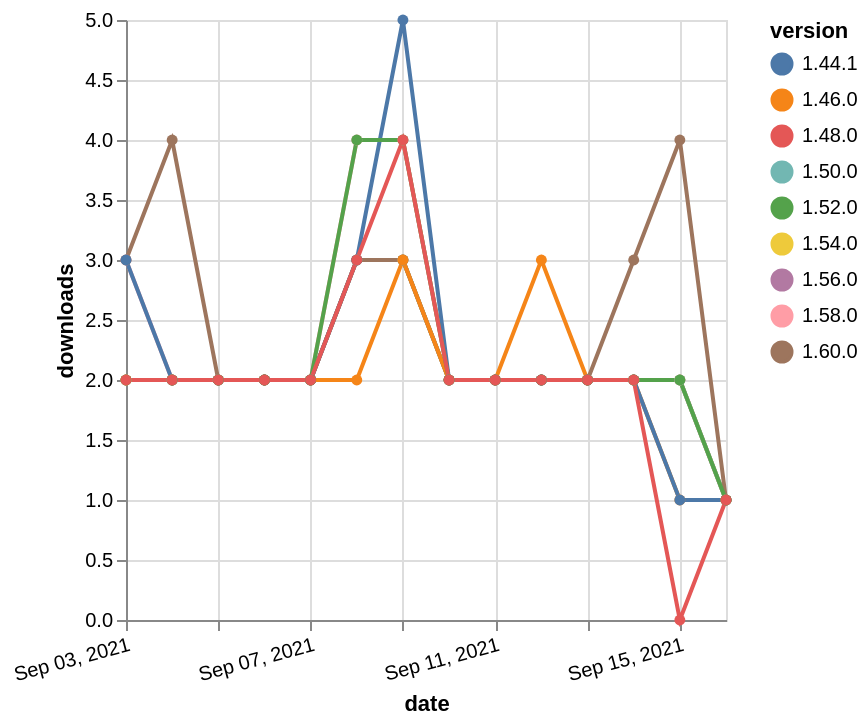

Vega-Lite specification stored for this chart:
### Vega-Lite specification from a JSON file in a GitHub repository (floating-point values rounded to 4 significant figures)
{"$schema": "https://vega.github.io/schema/vega-lite/v5.json", "description": "A simple bar chart with embedded data.", "data": {"values": [{"date": "2021-09-03", "total": 997, "delta": 2, "version": "1.56.0"}, {"date": "2021-09-04", "total": 999, "delta": 2, "version": "1.56.0"}, {"date": "2021-09-05", "total": 1001, "delta": 2, "version": "1.56.0"}, {"date": "2021-09-06", "total": 1003, "delta": 2, "version": "1.56.0"}, {"date": "2021-09-07", "total": 1005, "delta": 2, "version": "1.56.0"}, {"date": "2021-09-08", "total": 1008, "delta": 3, "version": "1.56.0"}, {"date": "2021-09-09", "total": 1011, "delta": 3, "version": "1.56.0"}, {"date": "2021-09-10", "total": 1013, "delta": 2, "version": "1.56.0"}, {"date": "2021-09-11", "total": 1015, "delta": 2, "version": "1.56.0"}, {"date": "2021-09-12", "total": 1017, "delta": 2, "version": "1.56.0"}, {"date": "2021-09-13", "total": 1019, "delta": 2, "version": "1.56.0"}, {"date": "2021-09-14", "total": 1021, "delta": 2, "version": "1.56.0"}, {"date": "2021-09-15", "total": 1023, "delta": 2, "version": "1.56.0"}, {"date": "2021-09-16", "total": 1024, "delta": 1, "version": "1.56.0"}, {"date": "2021-09-03", "total": 1459, "delta": 2, "version": "1.54.0"}, {"date": "2021-09-04", "total": 1461, "delta": 2, "version": "1.54.0"}, {"date": "2021-09-05", "total": 1463, "delta": 2, "version": "1.54.0"}, {"date": "2021-09-06", "total": 1465, "delta": 2, "version": "1.54.0"}, {"date": "2021-09-07", "total": 1467, "delta": 2, "version": "1.54.0"}, {"date": "2021-09-08", "total": 1470, "delta": 3, "version": "1.54.0"}, {"date": "2021-09-09", "total": 1473, "delta": 3, "version": "1.54.0"}, {"date": "2021-09-10", "total": 1475, "delta": 2, "version": "1.54.0"}, {"date": "2021-09-11", "total": 1477, "delta": 2, "version": "1.54.0"}, {"date": "2021-09-12", "total": 1479, "delta": 2, "version": "1.54.0"}, {"date": "2021-09-13", "total": 1481, "delta": 2, "version": "1.54.0"}, {"date": "2021-09-14", "total": 1483, "delta": 2, "version": "1.54.0"}, {"date": "2021-09-15", "total": 1485, "delta": 2, "version": "1.54.0"}, {"date": "2021-09-16", "total": 1486, "delta": 1, "version": "1.54.0"}, {"date": "2021-09-03", "total": 706, "delta": 3, "version": "1.58.0"}, {"date": "2021-09-04", "total": 708, "delta": 2, "version": "1.58.0"}, {"date": "2021-09-05", "total": 710, "delta": 2, "version": "1.58.0"}, {"date": "2021-09-06", "total": 712, "delta": 2, "version": "1.58.0"}, {"date": "2021-09-07", "total": 714, "delta": 2, "version": "1.58.0"}, {"date": "2021-09-08", "total": 718, "delta": 4, "version": "1.58.0"}, {"date": "2021-09-09", "total": 722, "delta": 4, "version": "1.58.0"}, {"date": "2021-09-10", "total": 724, "delta": 2, "version": "1.58.0"}, {"date": "2021-09-11", "total": 726, "delta": 2, "version": "1.58.0"}, {"date": "2021-09-12", "total": 728, "delta": 2, "version": "1.58.0"}, {"date": "2021-09-13", "total": 730, "delta": 2, "version": "1.58.0"}, {"date": "2021-09-14", "total": 732, "delta": 2, "version": "1.58.0"}, {"date": "2021-09-15", "total": 734, "delta": 2, "version": "1.58.0"}, {"date": "2021-09-16", "total": 735, "delta": 1, "version": "1.58.0"}, {"date": "2021-09-03", "total": 2017, "delta": 2, "version": "1.50.0"}, {"date": "2021-09-04", "total": 2019, "delta": 2, "version": "1.50.0"}, {"date": "2021-09-05", "total": 2021, "delta": 2, "version": "1.50.0"}, {"date": "2021-09-06", "total": 2023, "delta": 2, "version": "1.50.0"}, {"date": "2021-09-07", "total": 2025, "delta": 2, "version": "1.50.0"}, {"date": "2021-09-08", "total": 2028, "delta": 3, "version": "1.50.0"}, {"date": "2021-09-09", "total": 2031, "delta": 3, "version": "1.50.0"}, {"date": "2021-09-10", "total": 2033, "delta": 2, "version": "1.50.0"}, {"date": "2021-09-11", "total": 2035, "delta": 2, "version": "1.50.0"}, {"date": "2021-09-12", "total": 2037, "delta": 2, "version": "1.50.0"}, {"date": "2021-09-13", "total": 2039, "delta": 2, "version": "1.50.0"}, {"date": "2021-09-14", "total": 2041, "delta": 2, "version": "1.50.0"}, {"date": "2021-09-15", "total": 2043, "delta": 2, "version": "1.50.0"}, {"date": "2021-09-16", "total": 2044, "delta": 1, "version": "1.50.0"}, {"date": "2021-09-03", "total": 227, "delta": 3, "version": "1.60.0"}, {"date": "2021-09-04", "total": 231, "delta": 4, "version": "1.60.0"}, {"date": "2021-09-05", "total": 233, "delta": 2, "version": "1.60.0"}, {"date": "2021-09-06", "total": 235, "delta": 2, "version": "1.60.0"}, {"date": "2021-09-07", "total": 237, "delta": 2, "version": "1.60.0"}, {"date": "2021-09-08", "total": 240, "delta": 3, "version": "1.60.0"}, {"date": "2021-09-09", "total": 243, "delta": 3, "version": "1.60.0"}, {"date": "2021-09-10", "total": 245, "delta": 2, "version": "1.60.0"}, {"date": "2021-09-11", "total": 247, "delta": 2, "version": "1.60.0"}, {"date": "2021-09-12", "total": 249, "delta": 2, "version": "1.60.0"}, {"date": "2021-09-13", "total": 251, "delta": 2, "version": "1.60.0"}, {"date": "2021-09-14", "total": 254, "delta": 3, "version": "1.60.0"}, {"date": "2021-09-15", "total": 258, "delta": 4, "version": "1.60.0"}, {"date": "2021-09-16", "total": 259, "delta": 1, "version": "1.60.0"}, {"date": "2021-09-03", "total": 2574, "delta": 2, "version": "1.46.0"}, {"date": "2021-09-04", "total": 2576, "delta": 2, "version": "1.46.0"}, {"date": "2021-09-05", "total": 2578, "delta": 2, "version": "1.46.0"}, {"date": "2021-09-06", "total": 2580, "delta": 2, "version": "1.46.0"}, {"date": "2021-09-07", "total": 2582, "delta": 2, "version": "1.46.0"}, {"date": "2021-09-08", "total": 2584, "delta": 2, "version": "1.46.0"}, {"date": "2021-09-09", "total": 2587, "delta": 3, "version": "1.46.0"}, {"date": "2021-09-10", "total": 2589, "delta": 2, "version": "1.46.0"}, {"date": "2021-09-11", "total": 2591, "delta": 2, "version": "1.46.0"}, {"date": "2021-09-12", "total": 2594, "delta": 3, "version": "1.46.0"}, {"date": "2021-09-13", "total": 2596, "delta": 2, "version": "1.46.0"}, {"date": "2021-09-14", "total": 2598, "delta": 2, "version": "1.46.0"}, {"date": "2021-09-15", "total": 2599, "delta": 1, "version": "1.46.0"}, {"date": "2021-09-16", "total": 2600, "delta": 1, "version": "1.46.0"}, {"date": "2021-09-03", "total": 3079, "delta": 3, "version": "1.44.1"}, {"date": "2021-09-04", "total": 3081, "delta": 2, "version": "1.44.1"}, {"date": "2021-09-05", "total": 3083, "delta": 2, "version": "1.44.1"}, {"date": "2021-09-06", "total": 3085, "delta": 2, "version": "1.44.1"}, {"date": "2021-09-07", "total": 3087, "delta": 2, "version": "1.44.1"}, {"date": "2021-09-08", "total": 3090, "delta": 3, "version": "1.44.1"}, {"date": "2021-09-09", "total": 3095, "delta": 5, "version": "1.44.1"}, {"date": "2021-09-10", "total": 3097, "delta": 2, "version": "1.44.1"}, {"date": "2021-09-11", "total": 3099, "delta": 2, "version": "1.44.1"}, {"date": "2021-09-12", "total": 3101, "delta": 2, "version": "1.44.1"}, {"date": "2021-09-13", "total": 3103, "delta": 2, "version": "1.44.1"}, {"date": "2021-09-14", "total": 3105, "delta": 2, "version": "1.44.1"}, {"date": "2021-09-15", "total": 3106, "delta": 1, "version": "1.44.1"}, {"date": "2021-09-16", "total": 3107, "delta": 1, "version": "1.44.1"}, {"date": "2021-09-03", "total": 2027, "delta": 2, "version": "1.52.0"}, {"date": "2021-09-04", "total": 2029, "delta": 2, "version": "1.52.0"}, {"date": "2021-09-05", "total": 2031, "delta": 2, "version": "1.52.0"}, {"date": "2021-09-06", "total": 2033, "delta": 2, "version": "1.52.0"}, {"date": "2021-09-07", "total": 2035, "delta": 2, "version": "1.52.0"}, {"date": "2021-09-08", "total": 2039, "delta": 4, "version": "1.52.0"}, {"date": "2021-09-09", "total": 2043, "delta": 4, "version": "1.52.0"}, {"date": "2021-09-10", "total": 2045, "delta": 2, "version": "1.52.0"}, {"date": "2021-09-11", "total": 2047, "delta": 2, "version": "1.52.0"}, {"date": "2021-09-12", "total": 2049, "delta": 2, "version": "1.52.0"}, {"date": "2021-09-13", "total": 2051, "delta": 2, "version": "1.52.0"}, {"date": "2021-09-14", "total": 2053, "delta": 2, "version": "1.52.0"}, {"date": "2021-09-15", "total": 2055, "delta": 2, "version": "1.52.0"}, {"date": "2021-09-16", "total": 2056, "delta": 1, "version": "1.52.0"}, {"date": "2021-09-03", "total": 2433, "delta": 2, "version": "1.48.0"}, {"date": "2021-09-04", "total": 2435, "delta": 2, "version": "1.48.0"}, {"date": "2021-09-05", "total": 2437, "delta": 2, "version": "1.48.0"}, {"date": "2021-09-06", "total": 2439, "delta": 2, "version": "1.48.0"}, {"date": "2021-09-07", "total": 2441, "delta": 2, "version": "1.48.0"}, {"date": "2021-09-08", "total": 2444, "delta": 3, "version": "1.48.0"}, {"date": "2021-09-09", "total": 2448, "delta": 4, "version": "1.48.0"}, {"date": "2021-09-10", "total": 2450, "delta": 2, "version": "1.48.0"}, {"date": "2021-09-11", "total": 2452, "delta": 2, "version": "1.48.0"}, {"date": "2021-09-12", "total": 2454, "delta": 2, "version": "1.48.0"}, {"date": "2021-09-13", "total": 2456, "delta": 2, "version": "1.48.0"}, {"date": "2021-09-14", "total": 2458, "delta": 2, "version": "1.48.0"}, {"date": "2021-09-15", "total": 2458, "delta": 0, "version": "1.48.0"}, {"date": "2021-09-16", "total": 2459, "delta": 1, "version": "1.48.0"}]}, "width": "container", "mark": {"type": "line", "point": {"filled": true}}, "encoding": {"x": {"field": "date", "type": "temporal", "timeUnit": "yearmonthdate", "title": "date", "axis": {"labelAngle": -15}}, "y": {"field": "delta", "type": "quantitative", "title": "downloads"}, "color": {"field": "version", "type": "nominal"}, "tooltip": {"field": "delta"}}}
